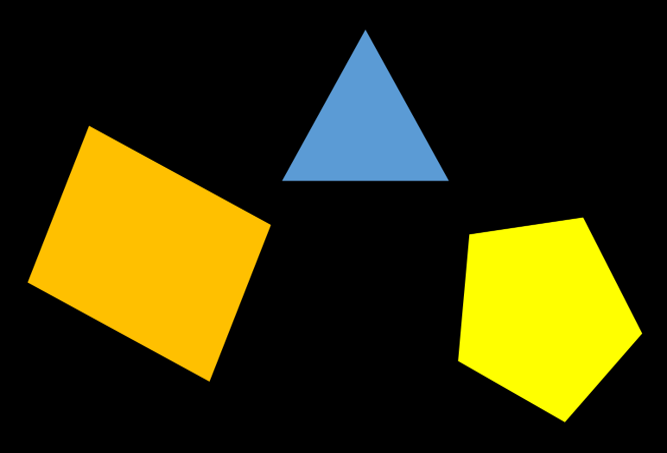
#> input picture Homework1/images/Contour.png, 667 x 453 px; its folder holds only this picture in this run
$ python -i Question1-4ui.py   (imports and definitions only)
#> lines starting #> are read from the running program, lines starting #| are printed output that depends on the picture; after the words box and inside, x2 and y2 are one past the last pixel; in counts of white or black regions, pixels touching at a corner belong together
#!/usr/bin/env python
# coding: utf-8
import sys
import cv2
import numpy as np
import glob
import matplotlib.pyplot as plt
import matplotlib.image as mpimg
from PyQt5.QtWidgets import QApplication, QMainWindow
from Q1_4ui import Ui_MainWindow
from PyQt5.uic import loadUi

# [7 lines not run here, left out]

# termination criteria
criteria = (cv2.TERM_CRITERIA_EPS + cv2.TERM_CRITERIA_MAX_ITER, 30, 0.001)

# prepare object points, like (0,0,0), (1,0,0), (2,0,0) ....,(6,5,0)
objp = np.zeros((8*11,3), np.float32)
objp[:,:2] = np.mgrid[0:8,0:11].T.reshape(-1,2)

# Arrays to store object points and image points from all the images.
objpoints = [] # 3d point in real world space
imgpoints = [] # 2d points in image plane.

cameraMatrix = []
distCoeff = []
rvec = []
tvec = []


# [41 lines left out: functions showImages, showImage, Q1_1, not called in this run]

#     ret, cameraMatrix, distCoeff, rvec, tvec = cv2.calibrateCamera(objpoints, imgpoints, (2048, 2048), None, None)

def Q1_2():
    print('Q1_2 ...')
    print(cameraMatrix)

# [6 lines left out: function Q1_3, not called in this run]

def Q1_4():
    print('Q1_4 ...')
    print(distCoeff[0])

# ## Question 2

# Load previously saved data
# [1 line not run here, left out]
# [1 line that did not run here, left out]
# [1 line that did not run here, left out]

# Make a list of calibration images
# [1 line not run here, left out]

# termination criteria
criteria = (cv2.TERM_CRITERIA_EPS + cv2.TERM_CRITERIA_MAX_ITER, 30, 0.001)

# prepare object points, like (0,0,0), (1,0,0), (2,0,0) ....,(6,5,0)
objp = np.zeros((8*11,3), np.float32)
objp[:,:2] = np.mgrid[0:8, 0:11].T.reshape(-1,2)

axis = np.float32([[-1,-1,0], [-1,1,0],
                   [1,1,0], [1,-1,0], [0,0,-2]])

# [26 lines left out: functions draw, Q2, not called in this run]

def Q4():
    print('Q4 ...')
    img = cv2.imread('../images/Contour.png')
#> img is the input picture: shape (453, 667, 3); mean B, G, R 8.9, 50.2, 54.7
    imgray = cv2.cvtColor(img, cv2.COLOR_BGR2GRAY)
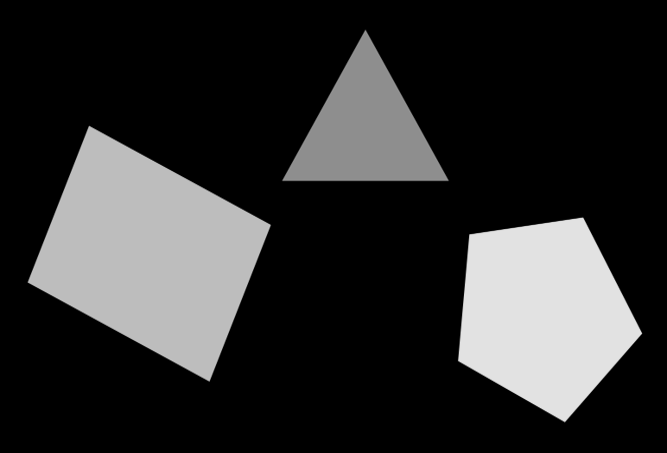
#> imgray: shape (453, 667); min 0, max 226, mean 46.8
    ret,thresh = cv2.threshold(imgray,127,255,0)
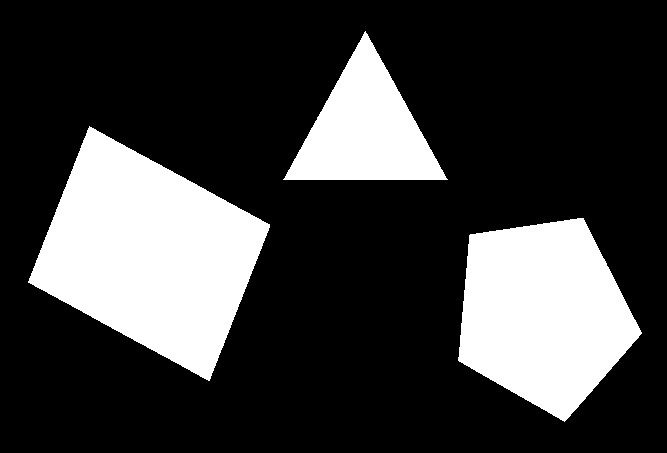
#> thresh: shape (453, 667); 24% white; 3 white regions
    contours, hierarchy = cv2.findContours(thresh, cv2.RETR_TREE,cv2.CHAIN_APPROX_SIMPLE)
#> contours = 3 contours; box (x1, y1, x2, y2) and area: (28, 126, 270, 381) 34092, (458, 218, 642, 422) 25385, (283, 31, 448, 180) 12066
    cv2.drawContours(img, contours, -1, (0,0,255), 2)
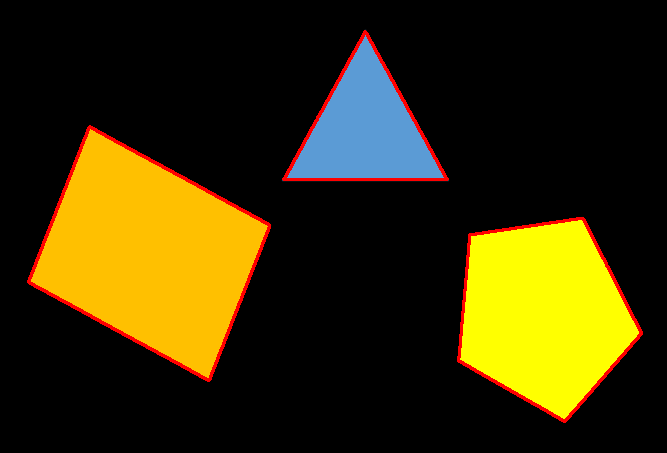
#> img: shape (453, 667, 3); 2.13% of pixels changed, all inside (x1, y1, x2, y2) = (27, 30, 643, 423)
    showImageOSize(img)
    cv2.destroyAllWindows()

def showImageOSize(img):
    cv2.namedWindow("Show Image")
    cv2.imshow("Show Image",img)
    cv2.waitKey()
    cv2.destroyAllWindows()

# [43 lines left out: functions Q3_1, click_event, showNewPerspective, not called in this run]

img3_2 = []
pointCount = 0
cornerInputs = []

# [13 lines left out: function Q3_2, not called in this run]

# [16 lines not run here, left out]

>>> result = Q4()
